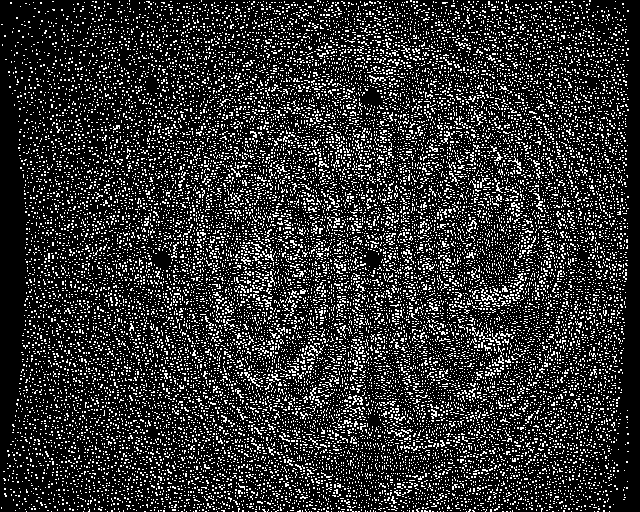
//> input picture opencv_test/image_basic/prev-3-before.png, 640 x 512 px
$ ./encode_decode -input=../image_basic/prev-3-before.png   (built with g++ and OpenCV 4)
//> lines starting //> are read from the running program, lines starting //| are printed output that depends on the picture
//> further down, image is the input picture: 512 rows x 640 cols, CV_8UC3; 19% white in thin lines or dots
/**
  @file ela.cpp
  @author Alessandro de Oliveira Faria (A.K.A. CABELO)
  @brief Error Level Analysis (ELA) permits identifying areas within an image that are at different compression levels.
  With JPEG images, the entire picture should be at roughly the same level. If a section of the image is at a
  significantly different error level, then it likely indicates a digital modification. This example allows to see
  visually the changes made in a JPG image based in it's compression error analysis. Questions and suggestions email to:
  Alessandro de Oliveira Faria cabelo[at]opensuse[dot]org or OpenCV Team.
  @date Jun 24, 2018
*/

#include <opencv2/highgui/highgui.hpp>
#include <iostream>
#include <vector>

const char* keys =
    "{ help h      | | Print help message. }"
    "{ input i     | | Input image to calc ELA algorithm. }";

using namespace cv;

int scale_value = 7;
int quality = 95;
Mat image;
Mat compressed_img;
const char* decodedwin = "the recompressed image";
const char* diffwin = "scaled difference between the original and recompressed images";

static void processImage(int, void*)
{
    Mat Ela;

    // Compression jpeg
    std::vector<int> compressing_factor;
    std::vector<uchar> buf;

    compressing_factor.push_back(IMWRITE_JPEG_QUALITY);
    compressing_factor.push_back(quality);

    imencode(".jpg", image, buf, compressing_factor);
//> buf = 351136 items

    compressed_img = imdecode(buf, 1);

    Mat output;
    absdiff(image, compressed_img, output);
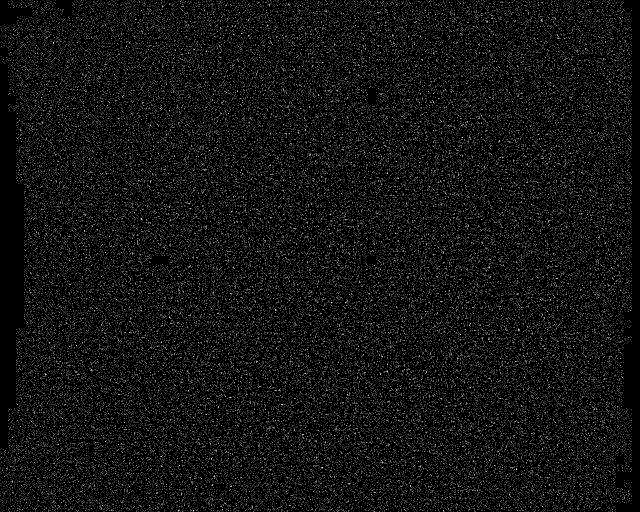
//> output: 512 rows x 640 cols, CV_8UC3; min 0, max 8, mean 0.697; drawn with min black and max white
    output.convertTo(Ela, CV_8UC3, scale_value);
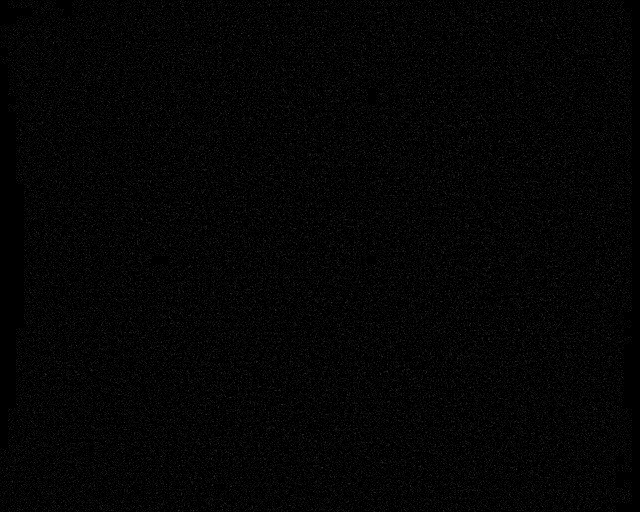
//> Ela: 512 rows x 640 cols, CV_8UC3; min 0, max 56, mean 4.9

    // Shows processed image
    imshow(decodedwin, compressed_img);
    imshow(diffwin, Ela);
}

int main(int argc, char* argv[])
{
    CommandLineParser parser(argc, argv, keys);
    if (argc == 1 || parser.has("help"))
    {
        parser.printMessage();
        std::cout << "\nJpeg Recompression Example:\n\t" << argv[0] << " --input=../../data/ela_modified.jpg\n";
        return 0;
    }

    if (parser.has("input"))
    {
        // Read the new image
        image = imread(parser.get<String>("input"));
    }
    // Check image
    if (!image.empty())
    {
        processImage(0, 0);
        createTrackbar("Scale", diffwin, &scale_value, 100, processImage);
        createTrackbar("Quality", diffwin, &quality, 100, processImage);
        waitKey(0);
    }
    else
    {
        std::cout << "> Error in load image\n";
    }

    return 0;
}
